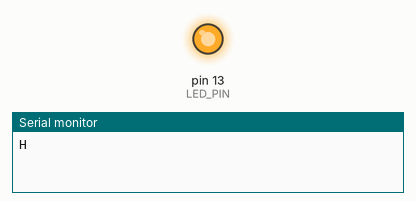
This sketch was run on a simulated Arduino Uno, built with avr-gcc and run on an emulated ATmega328P. On the bench: output pins drawn as LEDs (lit = HIGH), the last lines printed to the serial monitor.

Above: at 0.5 s.
At 5.0 s:
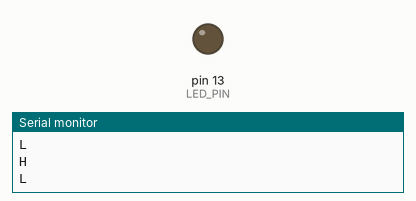
Timing chart, 0 to 6.9 s (numbered marks = the images above):
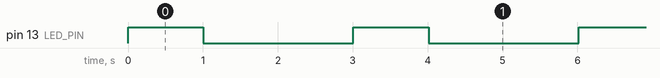

The sketch:

arduino_to_pc.ino
```cpp
/**
 * This Sketch sends a command to the Java Program via Serial Port: Arduino->Serial->PC->Java
 *  a) Mote sends 'H' or 'L' to Java program which acts accordingly, turning light On or Off;
 *  b) Mote sends an int (simulating a light sensor value input) to the Java program;
 *     The Java program then checks light value and turns light on (<270) or off (>=270).
 *
 *  Test sketch by connecting the board to the serial monitor (9600 baud) and see received numbers.
 *  If it is working then run Java Program and select COM port.
 */

int LED_PIN = 13;

void setup()
{
  Serial.begin(9600);
  pinMode(LED_PIN, OUTPUT);
}

void loop()
{
  Serial.println('H');
  Serial.flush();
  digitalWrite(LED_PIN, HIGH);
  delay(1000);
  Serial.println('L');
  Serial.flush();
  digitalWrite(LED_PIN, LOW);
  delay(2000);
}
```

Measured:
- by itself, pin 13 (LED_PIN): alternates HIGH for 1.0 s and LOW for 2.0 s
